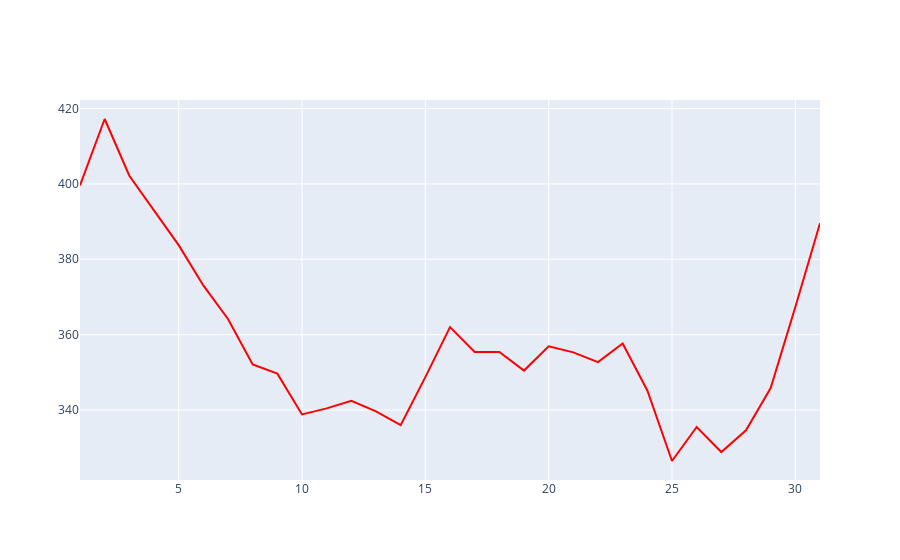

The code cell stored with this chart in its notebook:
### Markdown cell above
### sales by day of month

### Code cell
by_day_df = train_df.groupby(['day'])['sales'].mean().reset_index()
fig = go.Figure(data=go.Scatter(x=by_day_df['day'],
                               y=by_day_df['sales'],
                               marker_color='red', text='sales'))
fig.show()

### Figure 1 — Plotly figure (JSON) as saved in the notebook; plotly's stock layout.template omitted (floating-point values rounded to 4 significant figures)
{"data": [{"marker": {"color": "red"}, "text": "sales", "type": "scatter", "x": [1, 2, 3, 4, 5, 6, 7, 8, 9, 10, 11, 12, 13, 14, 15, 16, 17, 18, 19, 20, 21, 22, 23, 24, 25, 26, 27, 28, 29, 30, 31], "y": [399.6, 417.2, 402.2, 392.8, 383.8, 373.1, 364.2, 352.1, 349.7, 338.8, 340.4, 342.4, 339.7, 336.0, 348.7, 362.0, 355.4, 355.4, 350.5, 356.9, 355.3, 352.7, 357.7, 345.2, 326.5, 335.5, 328.9, 334.6, 345.8, 367.4, 389.5]}], "layout": {"autosize": true, "xaxis": {"autorange": true, "range": [1, 31], "type": "linear"}, "yaxis": {"autorange": true, "range": [321.4, 422.3], "type": "linear"}}}
